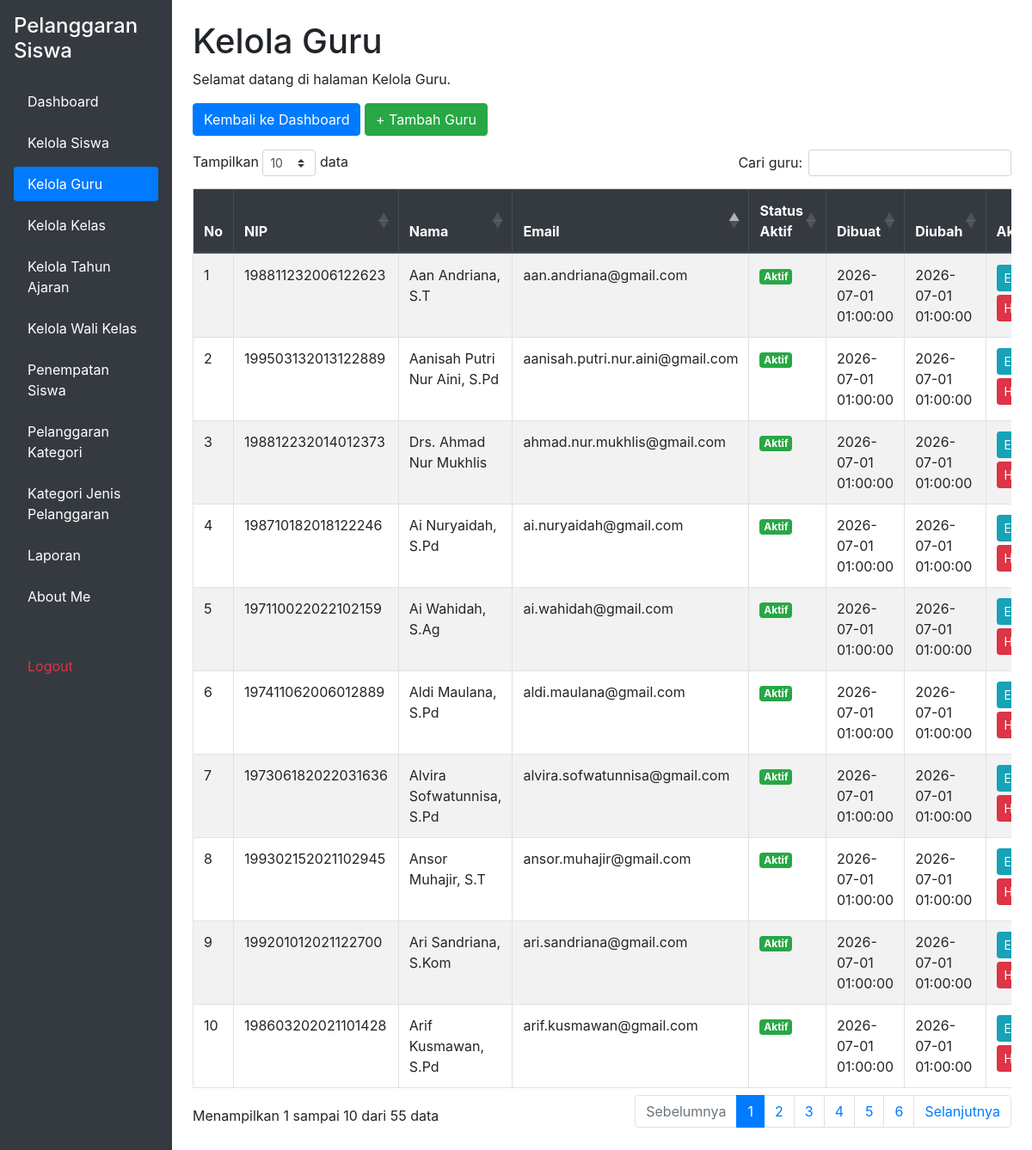
The app's page /kelola_guru.php (signed in) with its own data.
### tables this page shows
CREATE TABLE `t_guru` (
  `id` int(11) NOT NULL,
  `nip` varchar(18) NOT NULL,
  `nama` varchar(150) DEFAULT NULL,
  `email` varchar(150) NOT NULL,
  `status_aktif` tinyint(1) NOT NULL,
  `user_id` int(11) NOT NULL,
  `created_at` timestamp NOT NULL DEFAULT current_timestamp(),
  `updated_at` timestamp NOT NULL DEFAULT current_timestamp()
);

### kelola_guru.php (the view, shortened to what this page needs)
<?php
include 'config/koneksi.php';
$sql = "SELECT * FROM t_guru ORDER BY nama ASC";
$hasil = mysqli_query($koneksi, $sql);
?>
<!DOCTYPE html>
<html lang="id">
<head>
    <link rel="stylesheet"
          href="https://cdn.jsdelivr.net/npm/bootstrap@4.6.2/dist/css/bootstrap.min.css">
    <link rel="stylesheet"
          href="https://cdn.datatables.net/1.13.8/css/dataTables.bootstrap4.min.css">
</head>
<body>
<div class="container-fluid">
    <div class="row">
        <?php include 'layout/sidebar.php'; ?>
        <main class="col-md-9 col-lg-10 p-4">
            <h1>Kelola Guru</h1>
            <p>Selamat datang di halaman Kelola Guru.</p>
            <div class="mb-3">
                <a href="dashboard.php" class="btn btn-primary">
                    Kembali ke Dashboard
                </a>
                <a href="tambah_guru.php"
                   class="btn btn-success">
                    + Tambah Guru
                </a>
            </div>
            <div class="table-responsive">
                <table id="tabelGuru"
                       class="table table-bordered table-striped table-hover">
                    <thead class="thead-dark">
                        <tr>
                            <th>No</th>
                            <th>NIP</th>
                            <th>Nama</th>
                            <th>Email</th>
                            <th>Status Aktif</th>
                            <th>Dibuat</th>
                            <th>Diubah</th>
                            <th>Aksi</th>
                        </tr>
                    </thead>
                    <tbody>
                        <?php while ($row = mysqli_fetch_assoc($hasil)) { ?>
                        <tr>
                            <td></td>
                            <td><?= htmlspecialchars($row['nip'] ?? ''); ?></td>
                            <td><?= htmlspecialchars($row['nama'] ?? ''); ?></td>
                            <td><?= htmlspecialchars($row['email'] ?? ''); ?></td>
                            <td>
                                <?php if ($row['status_aktif'] == 1) { ?>
                                    <span class="badge badge-success">Aktif</span>
                                <?php } else { ?>
                                    <span class="badge badge-secondary">Tidak Aktif</span>
                                <?php } ?>
                            </td>
                            <td><?= htmlspecialchars($row['created_at'] ?? ''); ?></td>
                            <td><?= htmlspecialchars($row['updated_at'] ?? ''); ?></td>
                            <td>
                                <a href="edit_guru.php?id=<?= urlencode($row['id']); ?>"
                                   class="btn btn-info btn-sm mb-1">
                                    Edit
                                </a>
                                <a href="hapus_guru.php?id=<?= urlencode($row['id']); ?>"
                                   class="btn btn-danger btn-sm mb-1"
                                   onclick="return confirm('Yakin ingin menghapus data guru ini?');">
                                    Hapus
                                </a>
                            </td>
                        </tr>
                        <?php } ?>
                    </tbody>
                </table>
            </div>
        </main>
    </div>
</div>
</body>
</html>

### layout/sidebar.php (shortened to what this page needs)
    <?php
$current_page = basename($_SERVER['PHP_SELF']);
if ($_SESSION['role'] === "admin") {
?>
    <div class="col-md-3 col-lg-2 bg-dark min-vh-100 p-3">
        <h4 class="text-white mb-4">
            Pelanggaran Siswa
        </h4>
        <ul class="nav nav-pills flex-column">
            <li class="nav-item mb-2">
                <a href="dashboard.php"
                   class="nav-link <?= ($current_page == 'dashboard.php') ? 'active' : 'text-white' ?>">
                    Dashboard
                </a>
            </li>
            <li class="nav-item mb-2">
                <a href="kelola_siswa.php"
                   class="nav-link <?= ($current_page == 'kelola_siswa.php') ? 'active' : 'text-white' ?>">
                    Kelola Siswa
                </a>
            </li>
            <li class="nav-item mb-2">
                <a href="kelola_guru.php"
                   class="nav-link <?= ($current_page == 'kelola_guru.php') ? 'active' : 'text-white' ?>">
                    Kelola Guru
                </a>
            </li>
            <li class="nav-item mb-2">
                <a href="kelola_kelas.php"
                   class="nav-link <?= ($current_page == 'kelola_kelas.php') ? 'active' : 'text-white' ?>">
                    Kelola Kelas
                </a>
            </li>
            <li class="nav-item mb-2">
                <a href="kelola_tahun_ajaran.php"
                   class="nav-link <?= ($current_page == 'kelola_tahun_ajaran.php') ? 'active' : 'text-white' ?>">
                    Kelola Tahun Ajaran
                </a>
            </li>
            <li class="nav-item mb-2">
                <a href="kelola_wali_kelas.php"
                   class="nav-link <?= ($current_page == 'kelola_wali_kelas.php') ? 'active' : 'text-white' ?>">
                    Kelola Wali Kelas
                </a>
            </li>
            <li class="nav-item mb-2">
                <a href="penempatan_siswa.php"
                   class="nav-link <?= ($current_page == 'penempatan_siswa.php') ? 'active' : 'text-white' ?>">
                    Penempatan Siswa
                </a>
            </li>
            <li class="nav-item mb-2">
                <a href="pelanggaran_kategori.php"
                   class="nav-link <?= ($current_page == 'pelanggaran_kategori.php') ? 'active' : 'text-white' ?>">
                    Pelanggaran Kategori
                </a>
            </li>
            <li class="nav-item mb-2">
                <a href="kelola_jenis_pelanggaran.php"
                   class="nav-link <?= ($current_page == 'kelola_jenis_pelanggaran.php') ? 'active' : 'text-white' ?>">
                   Kategori Jenis Pelanggaran
                </a>
            </li>
            <li class="nav-item mb-2">
                <a href="laporan.php"
                   class="nav-link <?= ($current_page == 'laporan.php') ? 'active' : 'text-white' ?>">
                   Laporan
                </a>
            </li>
            <li class="nav-item mb-2">
                <a href="about_me.php"
                   class="nav-link <?= ($current_page == 'about_me.php') ? 'active' : 'text-white' ?>">
                    About Me
                </a>
            </li>
            <li class="nav-item">
                <a href="logout.php" class="nav-link text-danger">
                    Logout
                </a>
            </li>
        </ul>
    </div>
<?php
}
?>

### records on screen
t_guru: nip "198811232006122623", nama "Aan Andriana, S.T", email "aan.andriana@gmail.com", status_aktif "Aktif", created_at "2026-07-01 01:00:00", updated_at "2026-07-01 01:00:00"
t_guru: nip "199503132013122889", nama "Aanisah Putri Nur Aini, S.Pd", email "aanisah.putri.nur.aini@gmail.com", status_aktif "Aktif", created_at "2026-07-01 01:00:00", updated_at "2026-07-01 01:00:00"
t_guru: nip "198710182018122246", nama "Ai Nuryaidah, S.Pd", email "ai.nuryaidah@gmail.com", status_aktif "Aktif", created_at "2026-07-01 01:00:00", updated_at "2026-07-01 01:00:00"
t_guru: nip "197110022022102159", nama "Ai Wahidah, S.Ag", email "ai.wahidah@gmail.com", status_aktif "Aktif", created_at "2026-07-01 01:00:00", updated_at "2026-07-01 01:00:00"
t_guru: nip "197411062006012889", nama "Aldi Maulana, S.Pd", email "aldi.maulana@gmail.com", status_aktif "Aktif", created_at "2026-07-01 01:00:00", updated_at "2026-07-01 01:00:00"
t_guru: nip "197306182022031636", nama "Alvira Sofwatunnisa, S.Pd", email "alvira.sofwatunnisa@gmail.com", status_aktif "Aktif", created_at "2026-07-01 01:00:00", updated_at "2026-07-01 01:00:00"
t_guru: nip "199302152021102945", nama "Ansor Muhajir, S.T", email "ansor.muhajir@gmail.com", status_aktif "Aktif", created_at "2026-07-01 01:00:00", updated_at "2026-07-01 01:00:00"
t_guru: nip "199201012021122700", nama "Ari Sandriana, S.Kom", email "ari.sandriana@gmail.com", status_aktif "Aktif", created_at "2026-07-01 01:00:00", updated_at "2026-07-01 01:00:00"
t_guru: nip "198603202021101428", nama "Arif Kusmawan, S.Pd", email "arif.kusmawan@gmail.com", status_aktif "Aktif", created_at "2026-07-01 01:00:00", updated_at "2026-07-01 01:00:00"
t_guru: nip "198812232014012373", nama "Drs. Ahmad Nur Mukhlis", email "ahmad.nur.mukhlis@gmail.com", status_aktif "Aktif", created_at "2026-07-01 01:00:00", updated_at "2026-07-01 01:00:00"
